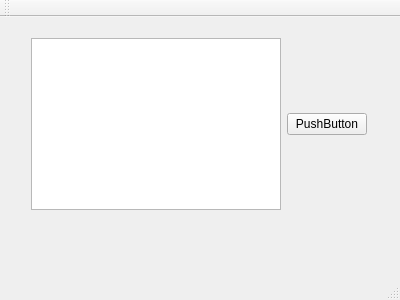
<?xml version="1.0" encoding="UTF-8"?>
<ui version="4.0">
 <class>MainWindow</class>
 <widget class="QMainWindow" name="MainWindow">
  <property name="geometry">
   <rect>
    <x>0</x>
    <y>0</y>
    <width>400</width>
    <height>300</height>
   </rect>
  </property>
  <property name="windowTitle">
   <string>MainWindow</string>
  </property>
  <widget class="QWidget" name="centralWidget">
   <widget class="QWidget" name="">
    <property name="geometry">
     <rect>
      <x>20</x>
      <y>10</y>
      <width>358</width>
      <height>194</height>
     </rect>
    </property>
    <layout class="QHBoxLayout" name="horizontalLayout">
     <item>
      <widget class="QListWidget" name="listWidget"/>
     </item>
     <item>
      <widget class="QPushButton" name="pushButton">
       <property name="text">
        <string>PushButton</string>
       </property>
      </widget>
     </item>
    </layout>
   </widget>
  </widget>
  <widget class="QMenuBar" name="menuBar">
   <property name="geometry">
    <rect>
     <x>0</x>
     <y>0</y>
     <width>400</width>
     <height>26</height>
    </rect>
   </property>
  </widget>
  <widget class="QToolBar" name="mainToolBar">
   <attribute name="toolBarArea">
    <enum>TopToolBarArea</enum>
   </attribute>
   <attribute name="toolBarBreak">
    <bool>false</bool>
   </attribute>
  </widget>
  <widget class="QStatusBar" name="statusBar"/>
 </widget>
 <layoutdefault spacing="6" margin="11"/>
 <resources/>
 <connections/>
</ui>
